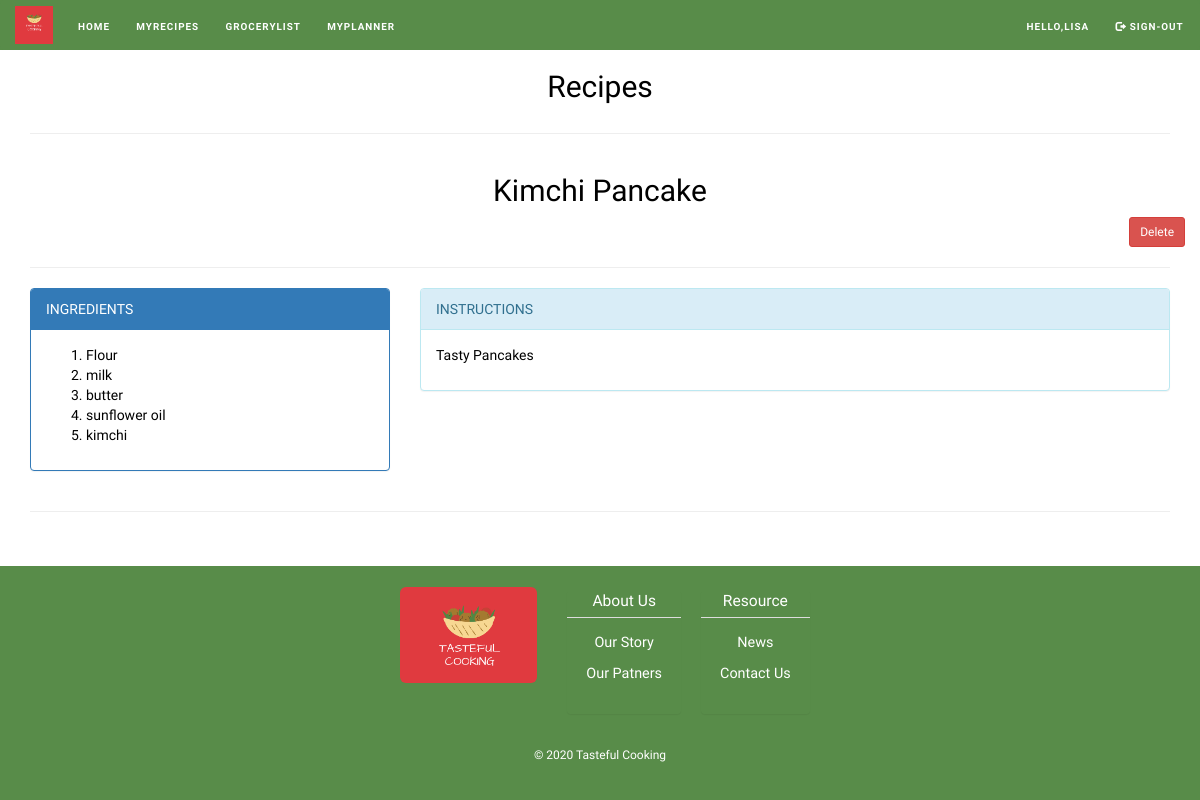
The page /recipes/view/21/ (signed in) on the database its author committed.
### recipes/models.py (models this page shows)
class Recipe(models.Model):
    title = models.CharField(max_length=20)
    description = models.CharField(verbose_name = "Directions",max_length=1000)
    cusine = models.CharField(max_length=500)
    ingredients = models.CharField(max_length=500)
    user = models.ForeignKey(User, on_delete=models.CASCADE)
    created_at = models.DateTimeField(auto_now_add=True)
    updated_at = models.DateTimeField(auto_now=True)

class Grocery(models.Model):
    recipe = models.ForeignKey(Recipe, on_delete=models.CASCADE)
    user = models.ForeignKey(User, on_delete=models.CASCADE)
    content = models.CharField(max_length=50)
    created_at = models.DateTimeField(auto_now_add=True)
    updated_at = models.DateTimeField(auto_now=True)

### recipes/views.py (the view)
# urls.py: path('recipes/view/<int:id>/', viewrecipes, name='viewrecipes'), # view single recipe
@login_required
def viewrecipes(request, id):
    recipe = Recipe.objects.get(id=id)
    ingredients = recipe.ingredients.split(',')
    ingredients = recipe.grocery_set.all()
    return render(request, 'viewrecipes.html', {'recipe': recipe, 'ingredients': ingredients})

### templates/viewrecipes.html
{% extends "base.html" %}
{% block content %}
{% load static %}
  <div class="row">
    <h2 class="text-center">Recipes</h2>
  </div>
  <hr>
  <div class="row">
    <h2 class="text-center">{{recipe.title}}</h2>
    <a href="/recipes/del/{{recipe.id}}/" class="btn btn-danger btn-sm pull-right">Delete</a>
  </div>
  <hr>
  <div class="row">
    <div class="col-md-4">
      <div class="panel panel-primary">
        <div class="panel-heading">INGREDIENTS</div>
        <div class="panel-body">
          <ol>
            {% for item in ingredients %}
              <li>{{item.content}}</li>
            {% endfor %}
        </ol>
        </div>
    </div>
    </div>
    <div class="col-md-8">
     <div class="panel panel-info">
        <div class="panel-heading">INSTRUCTIONS</div>
        <div class="panel-body">{{recipe.description|linebreaks}}</div>
     </div>
    </div>
   </div>
{% endblock %}

### templates/base.html (shortened to what this page needs)
<!DOCTYPE html>
<html lang="en">
<head>
  {% load static %}
  <link rel="stylesheet" href="https://maxcdn.bootstrapcdn.com/bootstrap/3.4.1/css/bootstrap.min.css">
  <link rel="stylesheet" href="https://cdnjs.cloudflare.com/ajax/libs/bootstrap-datepicker/1.9.0/css/bootstrap-datepicker.min.css">
  <link rel="stylesheet" type="text/css" href="{% static "styles/main.css" %}">
</head>
<body>
  <div class="site">
    <header class="site-header">
      <nav class="navbar navbar-inverse">
        <div class="container-fluid">
          <div class="navbar-header">
            <a class="navbar-brand" href="#"><img src="{% static "images/logo.png" %}" ></a>
          </div>
          <ul class="nav navbar-nav">
            <li><a class="nav-link" href="{% url 'home' %}">Home</a></li>
            <li><a class="nav-link" href="{% url 'myrecipes' %}">MyRecipes</a></li>
            <li><a class="nav-link" href="{% url 'mygrocery' %}">GroceryList</a></li>
            <li><a class="nav-link" href="{% url 'planner' %}">MyPlanner</a></li>
          </ul>
          <ul class="nav navbar-nav navbar-right">
            {% if user.is_authenticated %}
            <li><a class="nav-link" href="#">Hello,{{request.user.first_name}}</a></li>
            <li><a href="{% url 'logout' %}"><span class="glyphicon glyphicon-log-out"></span> Sign-out</a></li>
            {% else %}
              <li><a class="nav-link" href="{% url 'signup' %}"><span class="glyphicon glyphicon-user"></span> Join Free</a></li>
              <li><a class="nav-link" href="{% url 'login' %}"><span class="glyphicon glyphicon-log-in"></span> Sign-in</a></li>
          {% endif %}
        </ul>
        </div>
      </nav>
    </header>
    <div class="site-content">
      <div class="container">
        <div class="row">
          <div class="col-md-12"style="min-height: 62vh">
              {% block content %}
              {% endblock %}
              <hr>
          </div>
        </div>
      </div>
    </div>
    <footer class="site-footer">
      <div class="footer_top">
      <div class="s_image_wrapper">
        <img src="{% static "images/logo.png" %}" class="img-rounded" style="width:100%">
      </div>
      <div class="footer_right">
        <div class="panel panel-default">
          <div class="panel-heading">About Us</div>
          <div class="panel-body"><a href="{% url 'ourstory' %}">Our Story</a></div>
          <div class="panel-body"><a href="{% url 'ourpatners' %}">Our Patners</a></div>
        </div>
        <div class="panel panel-default">
          <div class="panel-heading">Resource</div>
          <div class="panel-body"><a href="{% url 'news' %}">News</a></div>
          <div class="panel-body"><a href="{% url 'contactus' %}">Contact Us</a></div>
        </div>
      </div>
    </div>
        <div class="copyright">&copy; 2020 Tasteful Cooking</div>
    </footer>
  </div>
 </body>
</html>

### recipes/static/styles/main.css (style rules this page uses)
body { font-family: 'Josefin Sans', sans-serif; color: black; }
.site { position: relative; margin: 0; padding: 0; min-height: 100vh; width: 100%; background:#588C49; }
.navbar-inverse .navbar-nav>li>a { color: #fff; padding: 17px 10px 10px; }
.site-header { width: 100%; }
.site-content { background:#ffffff; width: 100%; padding-bottom: 20px; }
.site-footer { position: relative; margin: 0; bottom: 0; height: auto; width: 100%; background: #588C49; text-align: center; font-size: 1.2rem; color: #fff; padding-bottom: 12px; }
.footer_top { display: flex; justify-content: center; padding: 24px 0 33px; }
.footer_right { display: flex; }
.s_image_wrapper { height: 96px; overflow: hidden; border-radius: 0; display: flex; width: 137px; flex: 0 0 auto; margin: -3px 20px 31px; }
.s_image_wrapper img { object-fit: cover; object-position: 0 -10px; }
.footer_right .panel { margin: 0 10px; border: none; background: transparent; }
.footer_right .panel .panel-heading { background: none; color: #fff; font-size: 1.3em; padding: 0 0 5px; margin-bottom: 10px; }
.footer_right .panel .panel-body { padding: 5px 19px; }
.footer_right .panel a { color: #fff; font-size: 1.2em; }
.navbar-inverse .navbar-nav>li>a { font-size: 1.1em; }
.navbar { text-transform: uppercase; font-weight: 700; font-size: .9rem; letter-spacing: .1rem; background: #588C49; border: none; margin: 0; }
.navbar-brand img { height: 2rem; }
.navbar-nav li { padding-right: .7em; }
.panel-heading { background-color: #588C49; color: white; }
.navbar-brand img { height: 3.8rem; margin-top: -9px; }

### rows shown on the page
Recipe: title "Kimchi Pancake", description "Tasty Pancakes"
Grocery: content "Flour"
Grocery: content "milk"
Grocery: content "butter"
Grocery: content "sunflower oil"
Grocery: content "kimchi"

### other values the page prints
{{ request.user.first_name }} "LISA"
